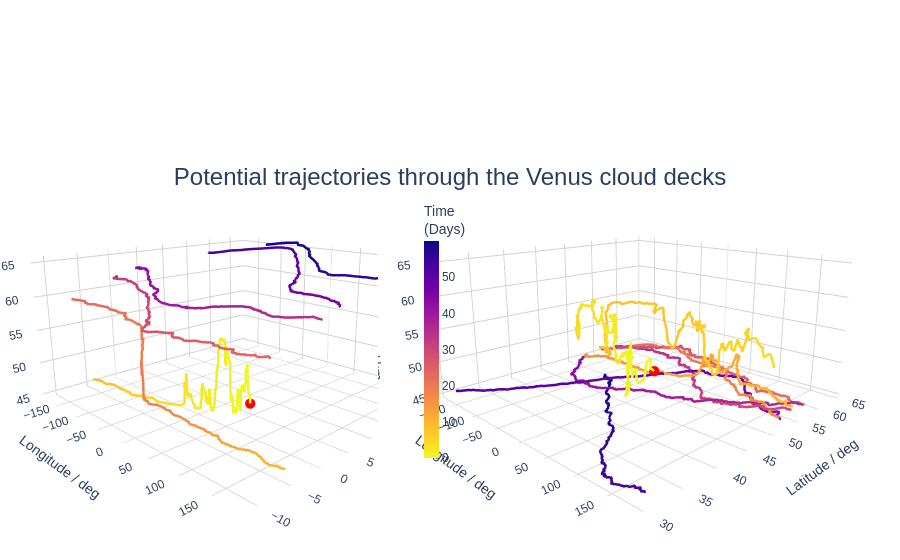

Source (notebook cell):
### Code cell
import xarray as xr
from visualisations import doubletraj
ds = xr.open_zarr('outputs/Test.zarr')
doubletraj(ds)          # all trajectories on one 3-D plot

### Figure 1 — Plotly figure (JSON) as saved in the notebook; plotly's stock layout.template omitted (floating-point values rounded to 4 significant figures; data arrays with more than 128 entries replaced by an {"elided": "..."} marker saying what was removed)
{"data": [{"hoverinfo": "skip", "line": {"color": {"elided": "2885 float values"}, "colorscale": [[0, "#f0f921"], [0.1111, "#fdca26"], [0.2222, "#fb9f3a"], [0.3333, "#ed7953"], [0.4444, "#d8576b"], [0.5556, "#bd3786"], [0.6667, "#9c179e"], [0.7778, "#7201a8"], [0.8889, "#46039f"], [1, "#0d0887"]], "showscale": false, "width": 5}, "mode": "lines", "name": "Trajectory -5", "scene": "scene", "type": "scatter3d", "x": {"elided": "2885 float values"}, "y": {"elided": "2885 float values"}, "z": {"elided": "2885 float values"}}, {"hoverinfo": "skip", "marker": {"color": "red", "size": 6, "symbol": "circle"}, "mode": "markers", "scene": "scene", "showlegend": false, "type": "scatter3d", "x": [90], "y": [0], "z": [49]}, {"hoverinfo": "skip", "line": {"color": {"elided": "2888 float values"}, "colorbar": {"len": 0.6, "thickness": 15, "tickfont": {"size": 12}, "title": {"text": "Time<br>(Days)"}, "x": 0.46}, "colorscale": [[0, "#f0f921"], [0.1111, "#fdca26"], [0.2222, "#fb9f3a"], [0.3333, "#ed7953"], [0.4444, "#d8576b"], [0.5556, "#bd3786"], [0.6667, "#9c179e"], [0.7778, "#7201a8"], [0.8889, "#46039f"], [1, "#0d0887"]], "showscale": true, "width": 5}, "mode": "lines", "name": "Trajectory -4", "scene": "scene2", "type": "scatter3d", "x": {"elided": "2888 float values"}, "y": {"elided": "2888 float values"}, "z": {"elided": "2888 float values"}}, {"hoverinfo": "skip", "marker": {"color": "red", "size": 6, "symbol": "circle"}, "mode": "markers", "scene": "scene2", "showlegend": false, "type": "scatter3d", "x": [90], "y": [41.25], "z": [53]}], "layout": {"font": {"family": "Arial"}, "margin": {"b": 0, "l": 0, "r": 0, "t": 100}, "paper_bgcolor": "white", "plot_bgcolor": "white", "scene": {"aspectmode": "manual", "aspectratio": {"x": 1, "y": 1, "z": 0.5}, "bgcolor": "white", "camera": {"center": {"x": 0, "y": 0, "z": 0}, "eye": {"x": 1.3, "y": -1.3, "z": 0.5}, "up": {"x": 0, "y": 0, "z": 1}}, "domain": {"x": [0, 0.54], "y": [0, 1]}, "xaxis": {"backgroundcolor": "white", "gridcolor": "lightgrey", "title": {"text": "Longitude / deg"}}, "yaxis": {"backgroundcolor": "white", "gridcolor": "lightgrey", "title": {"text": "Latitude / deg"}}, "zaxis": {"backgroundcolor": "white", "gridcolor": "lightgrey", "range": [44.32, 65.84], "title": {"text": "Altitude / km"}}}, "scene2": {"aspectmode": "manual", "aspectratio": {"x": 1, "y": 1, "z": 0.5}, "bgcolor": "white", "camera": {"center": {"x": 0, "y": 0, "z": 0}, "eye": {"x": 1.3, "y": -1.3, "z": 0.5}, "up": {"x": 0, "y": 0, "z": 1}}, "domain": {"x": [0.42, 1], "y": [0, 1]}, "xaxis": {"backgroundcolor": "white", "gridcolor": "lightgrey", "title": {"text": "Longitude / deg"}}, "yaxis": {"backgroundcolor": "white", "gridcolor": "lightgrey", "title": {"text": "Latitude / deg"}}, "zaxis": {"backgroundcolor": "white", "gridcolor": "lightgrey", "range": [44.32, 65.84], "title": {"text": "Altitude / km"}}}, "showlegend": false, "title": {"font": {"family": "Arial", "size": 24}, "text": "Potential trajectories through the Venus cloud decks", "x": 0.5, "y": 0.7}}}
